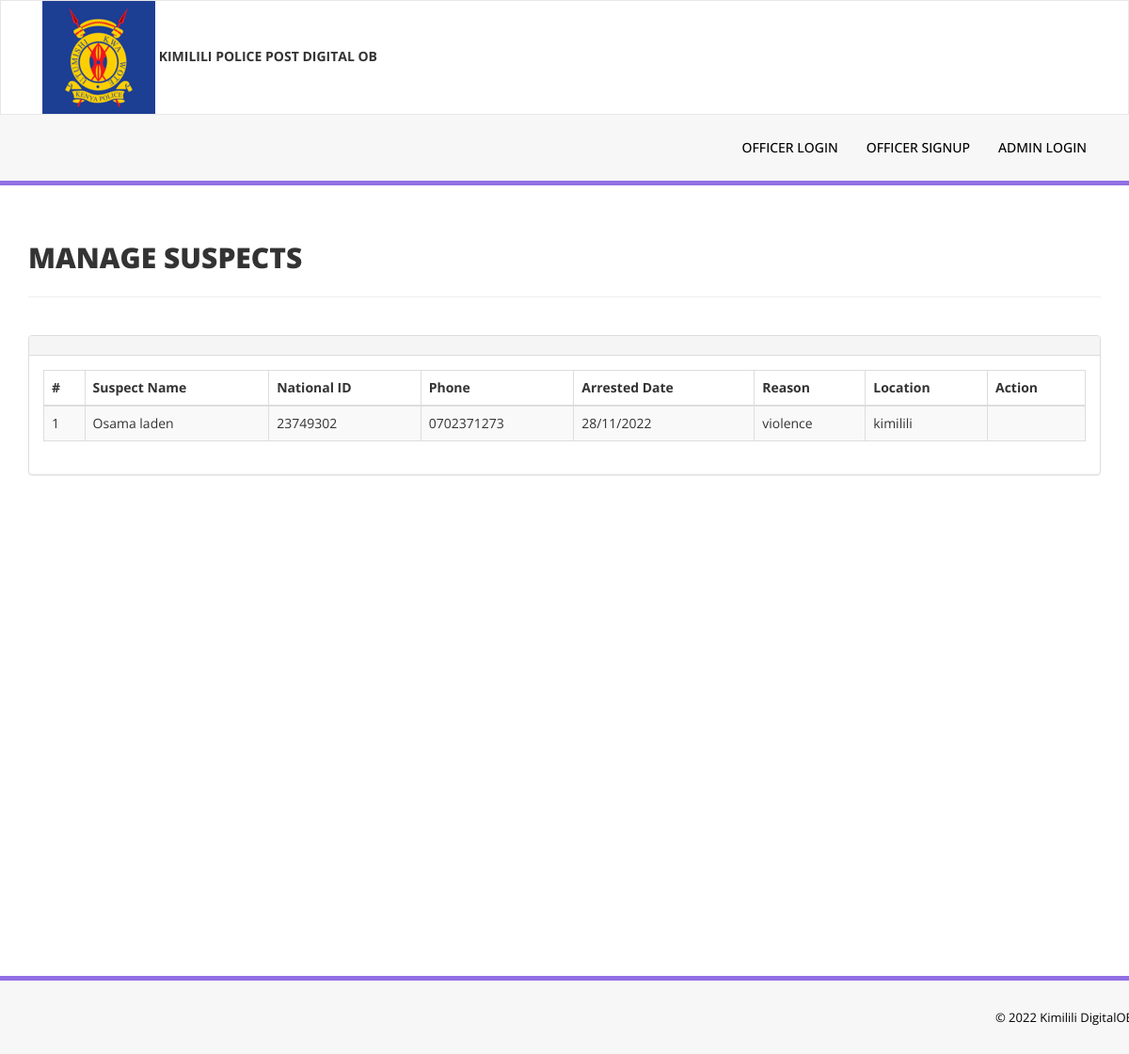
Page /manage-suspects.php on the committed database.
### tables this page shows
CREATE TABLE `suspectstbl` (
  `id` int(11) NOT NULL,
  `SuspectName` varchar(255) DEFAULT NULL,
  `NatId` varchar(255) DEFAULT NULL,
  `Phone` varchar(255) DEFAULT NULL,
  `ArrDate` varchar(25) DEFAULT NULL,
  `Reason` varchar(255) DEFAULT NULL,
  `Place` varchar(250) NOT NULL
);

### manage-suspects.php (the view, shortened to what this page needs)
<?php
include('includes/config.php');
if(strlen($_SESSION['alogin']))
    {
header('location:index.php');
}
else{
    ?>
<!DOCTYPE html>
<html xmlns="http://www.w3.org/1999/xhtml">
<head>
    <link href="assets/css/bootstrap.css" rel="stylesheet" />
    <link href="assets/css/font-awesome.css" rel="stylesheet" />
    <link href="assets/js/dataTables/dataTables.bootstrap.css" rel="stylesheet" />
    <link href="assets/css/style.css" rel="stylesheet" />
</head>
<body>
<?php include('includes/header.php');?>
    <div class="content-wrapper">
         <div class="container">
        <div class="row pad-botm">
            <div class="col-md-12">
                <h2 class="header-line">Manage Suspects</h2>
    </div>
     <div class="row">
</div>
        </div>
            <div class="row">
                <div class="col-md-12">
                    <div class="panel panel-default">
                        <div class="panel-heading">
                        </div>
                        <div class="panel-body">
                            <div class="table-responsive">
                                <table class="table table-striped table-bordered table-hover" id="dataTables-example">
                                    <thead>
                                        <tr>
                                            <th>#</th>
                                            <th>Suspect Name</th>
                                            <th>National ID</th>
                                            <th>Phone</th>
                                            <th>Arrested Date</th>
                                            <th>Reason</th>
                                            <th>Location</th>
                                            <th>Action</th>
                                        </tr>
                                    </thead>
                                    <tbody>
<?php $sql = "SELECT * from  suspectstbl";
$query = $dbh -> prepare($sql);
$query->execute();
$results=$query->fetchAll(PDO::FETCH_OBJ);
$cnt=1;
if($query->rowCount() > 0)
{
foreach($results as $result)
{               ?>
                                        <tr class="odd gradeX">
                                            <td class="center"><?php echo htmlentities($cnt);?></td>
                                            <td class="center"><?php echo htmlentities($result->SuspectName);?></td>
                                            <td class="center"><?php echo htmlentities($result->NatId);?></td>
                                            <td class="center"><?php echo htmlentities($result->Phone);?></td>
                                            <td class="center"><?php echo htmlentities($result->ArrDate);?></td>
                                            <td class="center"><?php echo htmlentities($result->Reason);?></td>
                                            <td class="center"><?php echo htmlentities($result->Place);?></td>
                                            <td class="center">
                                            </td>
                                        </tr>
 <?php $cnt=$cnt+1;}} ?>
                                    </tbody>
                                </table>
                            </div>
                        </div>
                    </div>
                </div>
            </div>
    </div>
    </div>
  <?php include('includes/footer.php');?>
</body>
</html>
<?php } ?>

### assets/css/style.css (style rules this page uses)
.content-wrapper { margin-top: 40px; min-height:800px; padding-bottom:90px; }
.header-line { font-weight:900; padding-bottom:25px; border-bottom:1px solid #eeeeee; text-transform:uppercase; }
.pad-botm { padding-bottom:30px; }

### rows in the picture
suspectstbl: SuspectName "Osama laden", NatId "23749302", Phone "0702371273", ArrDate "28/11/2022", Reason "violence", Place "kimilili"
